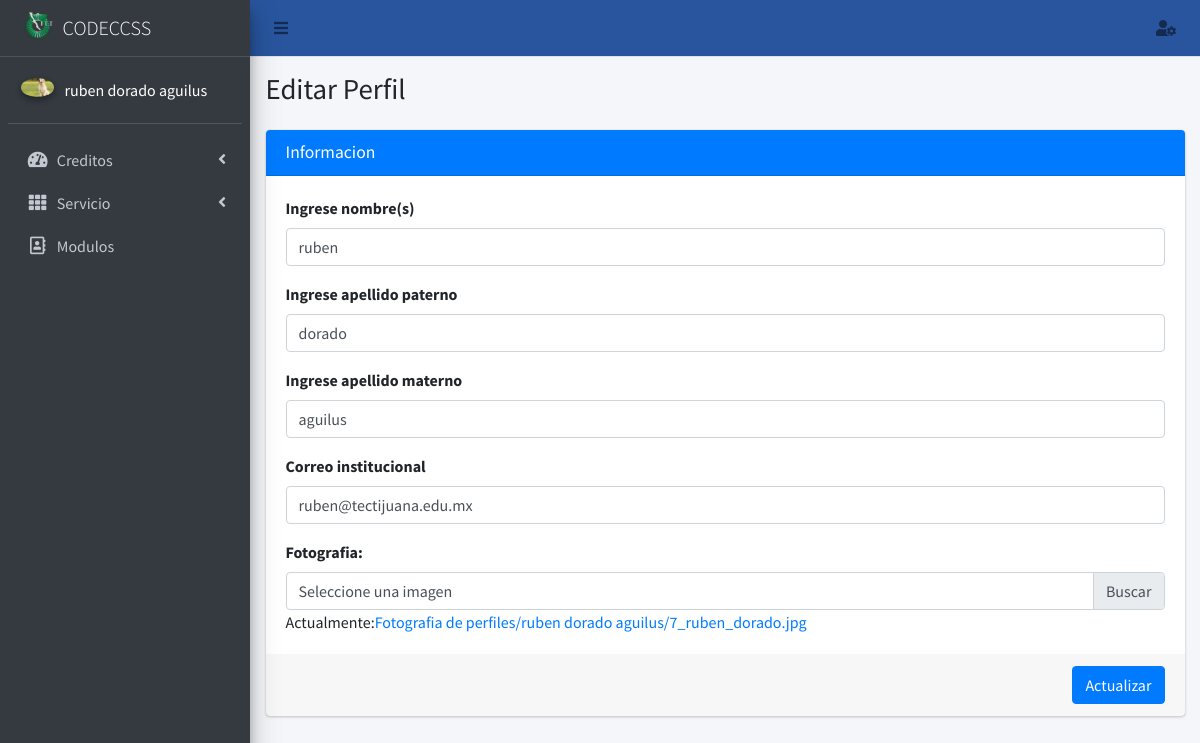
The page /editar_perfil/ (signed in) on the database its author committed.
### core/models.py (models this page shows, shortened)
class Perfil(models.Model):
    user=models.OneToOneField(User,null=True,on_delete=models.SET_NULL)
    nombre=models.CharField(max_length=56, blank=False, null=False)
    apellido_paterno=models.CharField(max_length=56, blank=False, null=False)
    apellido_materno=models.CharField(max_length=56, blank=False, null=False)
    modulo=models.ManyToManyField(Modulo, blank=True)
    email_institucional=models.CharField(max_length=126, blank=False, null=False, validators=[RegexValidator(regex=r'(^[a-zA-Z0-9_.+-]+@tectijuana.edu.mx+$)|(^[a-zA-Z0-9_.+-]+@tectijuana.tecnm.mx+$)',message="El formato del correo debe ser @tectijuana.edu.mx")])
    foto=models.ImageField(upload_to=rename_folder_photo, max_length=126, blank=True, null=True)
    estado=models.BooleanField(default=False)
    created_at = models.DateTimeField("Creado ", auto_now_add=True)
    updated_at = models.DateTimeField("Actualizado ", auto_now=True)
    class Meta:
        verbose_name="Perfil"
        verbose_name_plural="Perfiles"

### core/views.py (the view, shortened to what this page needs)
# urls.py: path('editar_perfil/',views.editar_perfil,name='editar_perfil'),
@login_required(login_url='login_docente')
def editar_perfil(request):
    data=Perfil.objects.get(user=request.user.id)
    form=EditarPerfilForm(instance=data)
    url_image=""
    url_name=""
    if data.foto:
        url_image=data.foto.url
        url_name=data.foto
    contexto={
        'form':form,
        'titulo': "Editar Perfil",
        'usuario': Perfil.objects.get(user=request.user.id),
        'url_name': url_name,
        'url_image': url_image
    }
    return render(request,"docente/perfil.html",contexto)

### core/templatetags/templates.py (called while the page is built)
@register.filter(name='has_group')
def has_group(user, group_name):
       groups = user.groups.all().values_list('name', flat=True)
       return True if group_name in groups else False

@register.simple_tag
def loadsession(user):
       bandera=False
       data=Perfil.objects.get(user=user)
       if data.estado:
              bandera=True
       return bandera

### templates/docente/perfil.html (shortened to what this page needs)
{%extends "docente/inicio.html"%}
{%block content%}
<div class="col-lg-12">
  <div class="card card-primary">
    <div class="card-header">
      <h3 class="card-title">Informacion</h3>
    </div>
    <form method="POST" action="{%url 'editar_perfil'%}" enctype="multipart/form-data">
      <div class="card-body">
        {% for field in form %}
        {% if field.auto_id == 'id_foto' %}
        <label for="foto">Fotografia:</label>
        <div class="custom-file">
          <label class="custom-file-label" for="{{field.name}}">Seleccione una imagen</label>
          {%if url_name%}
          <span>Actualmente:<a href="{{url_image}}">{{url_name}}</a></span>
          {%endif%}
        </div>
        {%else%}
        <div class="form-group form-animate-text" >
          <label for="{{field.name}}">{{field.label}}</label>
          {{field}}
        </div>
        {%endif%}
        {% endfor %}
      </div>
      <div class="card-footer">
        <input type="submit" class="btn btn-primary float-right" value="Actualizar">
      </div>
    </form>
  </div>
  </div>
{%endblock content%}

### templates/docente/aside.html (shortened to what this page needs)
{%load templates%}
<aside class="main-sidebar sidebar-dark-primary elevation-4">
    <a href="" class="brand-link">
        <img src="/static/img/logo_TECT.png" alt="Logo TecNM" class="brand-image" style="opacity: .8">
        <span class="brand-text font-weight-light">CODECCSS</span>
    </a>
    <div class="sidebar">
        <div class="user-panel mt-3 pb-3 mb-3 d-flex">
            <div class="image">
                {%if usuario.foto%}
                <img src="{{usuario.foto.url}}" class="img-circle elevation-2" alt="User Image"> {%else%}
                <img src="/static/img/usernone.png" class="img-circle elevation-2" alt="User Image"> {%endif%}
            </div>
            <div class="info">
                <span style="color: white;">{{usuario.nombre}} {{usuario.apellido_paterno}} {{usuario.apellido_materno}}</span>
            </div>
        </div>
        <nav class="mt-2">
            <ul class="nav nav-pills nav-sidebar flex-column" data-widget="treeview" role="menu" data-accordion="false">
                {% if request.user|has_group:"Docente" or request.user.is_superuser %}
                <li class="nav-item">
                    <a href="#" class="nav-link">
                        <i class="nav-icon fas fa-tachometer-alt"></i>
                        <p>
                            Creditos
                            <i class="right fas fa-angle-left"></i>
                        </p>
                    </a>
                </li>
                {%endif%} {% if request.user|has_group:"Servicio" or request.user.is_superuser %}
                <li class="nav-item">
                    <a href="#" class="nav-link">
                        <i class="nav-icon fas fa-th"></i>
                        <p>
                            Servicio
                            <i class="right fas fa-angle-left"></i>
                        </p>
                    </a>
                </li>
                {%endif%} {% if request.user.is_superuser %}
                <li class="nav-item">
                    <a href="{%url 'modulo'%}" class="nav-link">
                        <i class="nav-icon far fa-address-book"></i>
                        <p>
                            Modulos
                        </p>
                    </a>
                </li>
                {%endif%}
            </ul>
        </nav>
    </div>
</aside>

### rows shown on the page
Perfil: foto (picture), nombre "ruben", apellido_paterno "dorado", apellido_materno "aguilus", form "ruben" "dorado" "aguilus" "ruben@tectijuana.edu.mx", form "Fotografia de perfiles/ruben dorado aguilus/7_ruben_dorado.jpg"

### other values the page prints
{{ titulo }} "Editar Perfil"
{{ field.label }} "Ingrese nombre(s)" "Ingrese apellido paterno" "Ingrese apellido materno" "Correo institucional"
